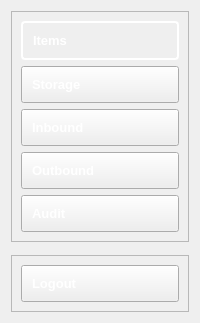
            <widget class="QCustomSlideMenu" name="sideNav" native="true">
             <property name="sizePolicy">
              <sizepolicy hsizetype="Minimum" vsizetype="Expanding">
               <horstretch>0</horstretch>
               <verstretch>0</verstretch>
              </sizepolicy>
             </property>
             <property name="styleSheet">
              <string notr="true">#sideNav{
	background-color: #3454CF
}

#menu1 QPushButton{
	color: #fff;
	text-align: left;
	padding: 10px;
}

#menu2 QPushButton{
	color: #fff;
	text-align: left;
	padding: 10px;
}



</string>
             </property>
             <layout class="QVBoxLayout" name="verticalLayout_2">
              <item>
               <widget class="QFrame" name="menu1">
                <property name="sizePolicy">
                 <sizepolicy hsizetype="Preferred" vsizetype="Maximum">
                  <horstretch>0</horstretch>
                  <verstretch>0</verstretch>
                 </sizepolicy>
                </property>
                <property name="maximumSize">
                 <size>
                  <width>16777215</width>
                  <height>233</height>
                 </size>
                </property>
                <property name="styleSheet">
                 <string notr="true">#btnItems{
	border: 2px solid #fff;
	border-radius: 4px;
}</string>
                </property>
                <property name="frameShape">
                 <enum>QFrame::StyledPanel</enum>
                </property>
                <property name="frameShadow">
                 <enum>QFrame::Raised</enum>
                </property>
                <layout class="QVBoxLayout" name="verticalLayout_3">
                 <item>
                  <widget class="QPushButton" name="btnItems">
                   <property name="font">
                    <font>
                     <pointsize>10</pointsize>
                     <weight>75</weight>
                     <bold>true</bold>
                    </font>
                   </property>
                   <property name="cursor">
                    <cursorShape>PointingHandCursor</cursorShape>
                   </property>
                   <property name="text">
                    <string>Items</string>
                   </property>
                   <property name="icon">
                    <iconset resource="../Qss/icons/_icons.qrc">
                     <normaloff>:/font_awesome_regular/icons/font_awesome/regular/items.png</normaloff>:/font_awesome_regular/icons/font_awesome/regular/items.png</iconset>
                   </property>
                  </widget>
                 </item>
                 <item>
                  <widget class="QPushButton" name="btnStorage">
                   <property name="font">
                    <font>
                     <pointsize>10</pointsize>
                     <weight>75</weight>
                     <bold>true</bold>
                    </font>
                   </property>
                   <property name="cursor">
                    <cursorShape>PointingHandCursor</cursorShape>
                   </property>
                   <property name="text">
                    <string>Storage</string>
                   </property>
                   <property name="icon">
                    <iconset resource="../Qss/icons/_icons.qrc">
                     <normaloff>:/font_awesome_regular/icons/font_awesome/regular/storage.png</normaloff>:/font_awesome_regular/icons/font_awesome/regular/storage.png</iconset>
                   </property>
                  </widget>
                 </item>
                 <item>
                  <widget class="QPushButton" name="btnInbound">
                   <property name="font">
                    <font>
                     <pointsize>10</pointsize>
                     <weight>75</weight>
                     <bold>true</bold>
                    </font>
                   </property>
                   <property name="cursor">
                    <cursorShape>PointingHandCursor</cursorShape>
                   </property>
                   <property name="text">
                    <string>Inbound</string>
                   </property>
                   <property name="icon">
                    <iconset resource="../Qss/icons/_icons.qrc">
                     <normaloff>:/font_awesome_regular/icons/font_awesome/regular/inbound.png</normaloff>:/font_awesome_regular/icons/font_awesome/regular/inbound.png</iconset>
                   </property>
                  </widget>
                 </item>
                 <item>
                  <widget class="QPushButton" name="btnOutbound">
                   <property name="font">
                    <font>
                     <pointsize>10</pointsize>
                     <weight>75</weight>
                     <bold>true</bold>
                    </font>
                   </property>
                   <property name="cursor">
                    <cursorShape>PointingHandCursor</cursorShape>
                   </property>
                   <property name="text">
                    <string>Outbound</string>
                   </property>
                   <property name="icon">
                    <iconset resource="../Qss/icons/_icons.qrc">
                     <normaloff>:/font_awesome_regular/icons/font_awesome/regular/outbound.png</normaloff>:/font_awesome_regular/icons/font_awesome/regular/outbound.png</iconset>
                   </property>
                  </widget>
                 </item>
                 <item>
                  <widget class="QPushButton" name="btnAudit">
                   <property name="font">
                    <font>
                     <pointsize>10</pointsize>
                     <weight>75</weight>
                     <bold>true</bold>
                    </font>
                   </property>
                   <property name="cursor">
                    <cursorShape>PointingHandCursor</cursorShape>
                   </property>
                   <property name="text">
                    <string>Audit</string>
                   </property>
                   <property name="icon">
                    <iconset resource="../Qss/icons/_icons.qrc">
                     <normaloff>:/font_awesome_regular/icons/font_awesome/regular/pen-to-square.png</normaloff>:/font_awesome_regular/icons/font_awesome/regular/pen-to-square.png</iconset>
                   </property>
                  </widget>
                 </item>
                </layout>
               </widget>
              </item>
              <item>
               <spacer name="verticalSpacer">
                <property name="orientation">
                 <enum>Qt::Vertical</enum>
                </property>
                <property name="sizeType">
                 <enum>QSizePolicy::Expanding</enum>
                </property>
                <property name="sizeHint" stdset="0">
                 <size>
                  <width>20</width>
                  <height>7</height>
                 </size>
                </property>
               </spacer>
              </item>
              <item>
               <widget class="QFrame" name="menu2">
                <property name="sizePolicy">
                 <sizepolicy hsizetype="Preferred" vsizetype="Expanding">
                  <horstretch>0</horstretch>
                  <verstretch>0</verstretch>
                 </sizepolicy>
                </property>
                <property name="maximumSize">
                 <size>
                  <width>16777215</width>
                  <height>59</height>
                 </size>
                </property>
                <property name="styleSheet">
                 <string notr="true"/>
                </property>
                <property name="frameShape">
                 <enum>QFrame::StyledPanel</enum>
                </property>
                <property name="frameShadow">
                 <enum>QFrame::Raised</enum>
                </property>
                <layout class="QVBoxLayout" name="verticalLayout_4">
                 <item>
                  <widget class="QPushButton" name="btnLogout">
                   <property name="font">
                    <font>
                     <pointsize>10</pointsize>
                     <weight>75</weight>
                     <bold>true</bold>
                    </font>
                   </property>
                   <property name="cursor">
                    <cursorShape>PointingHandCursor</cursorShape>
                   </property>
                   <property name="text">
                    <string>Logout</string>
                   </property>
                   <property name="icon">
                    <iconset resource="../Qss/icons/_icons.qrc">
                     <normaloff>:/font_awesome_regular/icons/font_awesome/regular/logout.png</normaloff>:/font_awesome_regular/icons/font_awesome/regular/logout.png</iconset>
                   </property>
                  </widget>
                 </item>
                </layout>
               </widget>
              </item>
             </layout>
            </widget>
